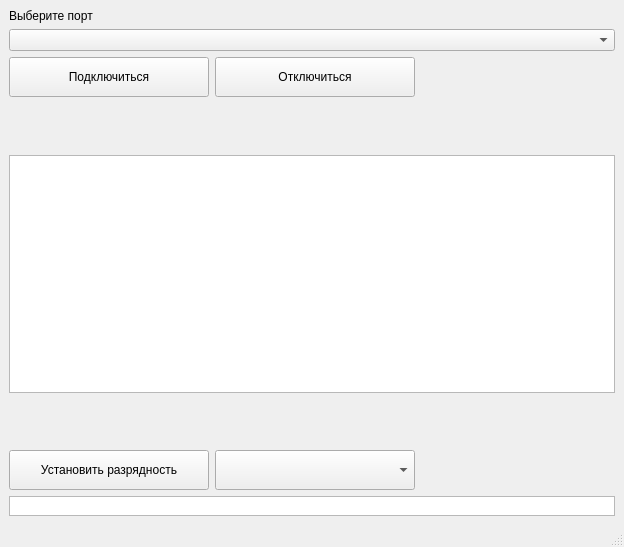
<?xml version="1.0" encoding="UTF-8"?>
<ui version="4.0">
 <class>MainWindow</class>
 <widget class="QMainWindow" name="MainWindow">
  <property name="geometry">
   <rect>
    <x>0</x>
    <y>0</y>
    <width>624</width>
    <height>547</height>
   </rect>
  </property>
  <property name="sizePolicy">
   <sizepolicy hsizetype="Fixed" vsizetype="Fixed">
    <horstretch>0</horstretch>
    <verstretch>0</verstretch>
   </sizepolicy>
  </property>
  <property name="windowTitle">
   <string>MainWindow</string>
  </property>
  <widget class="QWidget" name="centralwidget">
   <property name="sizePolicy">
    <sizepolicy hsizetype="Fixed" vsizetype="Fixed">
     <horstretch>0</horstretch>
     <verstretch>0</verstretch>
    </sizepolicy>
   </property>
   <layout class="QVBoxLayout" name="verticalLayout_2">
    <item>
     <widget class="QLabel" name="label">
      <property name="text">
       <string>Выберите порт</string>
      </property>
     </widget>
    </item>
    <item>
     <widget class="QComboBox" name="comboBox_2"/>
    </item>
    <item>
     <layout class="QHBoxLayout" name="horizontalLayout">
      <item>
       <widget class="QPushButton" name="pushButton_3">
        <property name="sizePolicy">
         <sizepolicy hsizetype="Expanding" vsizetype="Expanding">
          <horstretch>0</horstretch>
          <verstretch>0</verstretch>
         </sizepolicy>
        </property>
        <property name="minimumSize">
         <size>
          <width>200</width>
          <height>0</height>
         </size>
        </property>
        <property name="maximumSize">
         <size>
          <width>400</width>
          <height>40</height>
         </size>
        </property>
        <property name="text">
         <string>Подключиться</string>
        </property>
       </widget>
      </item>
      <item>
       <widget class="QPushButton" name="pushButton">
        <property name="sizePolicy">
         <sizepolicy hsizetype="Expanding" vsizetype="Expanding">
          <horstretch>0</horstretch>
          <verstretch>0</verstretch>
         </sizepolicy>
        </property>
        <property name="minimumSize">
         <size>
          <width>200</width>
          <height>0</height>
         </size>
        </property>
        <property name="maximumSize">
         <size>
          <width>400</width>
          <height>40</height>
         </size>
        </property>
        <property name="text">
         <string>Отключиться</string>
        </property>
       </widget>
      </item>
      <item>
       <spacer name="horizontalSpacer">
        <property name="orientation">
         <enum>Qt::Orientation::Horizontal</enum>
        </property>
        <property name="sizeType">
         <enum>QSizePolicy::Policy::Expanding</enum>
        </property>
        <property name="sizeHint" stdset="0">
         <size>
          <width>40</width>
          <height>20</height>
         </size>
        </property>
       </spacer>
      </item>
     </layout>
    </item>
    <item>
     <spacer name="verticalSpacer_2">
      <property name="orientation">
       <enum>Qt::Orientation::Vertical</enum>
      </property>
      <property name="sizeType">
       <enum>QSizePolicy::Policy::Minimum</enum>
      </property>
      <property name="sizeHint" stdset="0">
       <size>
        <width>20</width>
        <height>52</height>
       </size>
      </property>
     </spacer>
    </item>
    <item>
     <widget class="QTableView" name="tableView">
      <property name="sizePolicy">
       <sizepolicy hsizetype="Preferred" vsizetype="Expanding">
        <horstretch>0</horstretch>
        <verstretch>0</verstretch>
       </sizepolicy>
      </property>
     </widget>
    </item>
    <item>
     <spacer name="verticalSpacer">
      <property name="orientation">
       <enum>Qt::Orientation::Vertical</enum>
      </property>
      <property name="sizeType">
       <enum>QSizePolicy::Policy::Minimum</enum>
      </property>
      <property name="sizeHint" stdset="0">
       <size>
        <width>20</width>
        <height>51</height>
       </size>
      </property>
     </spacer>
    </item>
    <item>
     <layout class="QHBoxLayout" name="horizontalLayout_3">
      <item>
       <widget class="QPushButton" name="pushButton_2">
        <property name="sizePolicy">
         <sizepolicy hsizetype="Expanding" vsizetype="Expanding">
          <horstretch>0</horstretch>
          <verstretch>0</verstretch>
         </sizepolicy>
        </property>
        <property name="minimumSize">
         <size>
          <width>200</width>
          <height>0</height>
         </size>
        </property>
        <property name="maximumSize">
         <size>
          <width>400</width>
          <height>40</height>
         </size>
        </property>
        <property name="text">
         <string>Установить разрядность</string>
        </property>
       </widget>
      </item>
      <item>
       <widget class="QComboBox" name="comboBox">
        <property name="sizePolicy">
         <sizepolicy hsizetype="Expanding" vsizetype="Fixed">
          <horstretch>0</horstretch>
          <verstretch>0</verstretch>
         </sizepolicy>
        </property>
        <property name="minimumSize">
         <size>
          <width>200</width>
          <height>0</height>
         </size>
        </property>
        <property name="maximumSize">
         <size>
          <width>400</width>
          <height>40</height>
         </size>
        </property>
       </widget>
      </item>
      <item>
       <spacer name="horizontalSpacer_2">
        <property name="orientation">
         <enum>Qt::Orientation::Horizontal</enum>
        </property>
        <property name="sizeType">
         <enum>QSizePolicy::Policy::Expanding</enum>
        </property>
        <property name="sizeHint" stdset="0">
         <size>
          <width>40</width>
          <height>20</height>
         </size>
        </property>
       </spacer>
      </item>
     </layout>
    </item>
    <item>
     <layout class="QHBoxLayout" name="horizontalLayout_2">
      <item>
       <widget class="QTextEdit" name="textEdit">
        <property name="sizePolicy">
         <sizepolicy hsizetype="Preferred" vsizetype="Preferred">
          <horstretch>0</horstretch>
          <verstretch>0</verstretch>
         </sizepolicy>
        </property>
        <property name="minimumSize">
         <size>
          <width>600</width>
          <height>15</height>
         </size>
        </property>
        <property name="maximumSize">
         <size>
          <width>2000</width>
          <height>20</height>
         </size>
        </property>
        <property name="verticalScrollBarPolicy">
         <enum>Qt::ScrollBarPolicy::ScrollBarAlwaysOff</enum>
        </property>
        <property name="horizontalScrollBarPolicy">
         <enum>Qt::ScrollBarPolicy::ScrollBarAlwaysOff</enum>
        </property>
        <property name="readOnly">
         <bool>true</bool>
        </property>
       </widget>
      </item>
     </layout>
    </item>
   </layout>
  </widget>
  <widget class="QMenuBar" name="menubar">
   <property name="geometry">
    <rect>
     <x>0</x>
     <y>0</y>
     <width>624</width>
     <height>26</height>
    </rect>
   </property>
  </widget>
  <widget class="QStatusBar" name="statusbar"/>
 </widget>
 <resources/>
 <connections/>
</ui>
